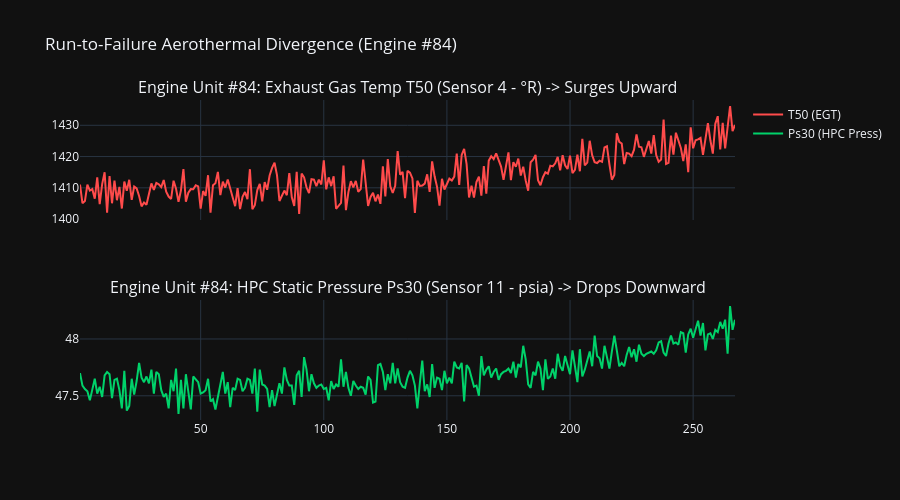

The cell this chart's notebook holds for it:
### Markdown cell above
## 4. Run-to-Failure Telemetry Visualization

Let's inspect the physical degradation signature for held-out **Engine Unit #84** (which fails at Cycle 267):
- Notice **Exhaust Gas Temperature ($T_{50}$ / sensor_4)** steadily surging upward.
- Concurrently, **High-Pressure Compressor Static Pressure ($P_{s30}$ / sensor_11)** drops as blade clearances erode.

### Code cell
unit_id = 84
engine_data = df_raw[df_raw["unit_number"] == unit_id].sort_values("time_in_cycles")

fig = make_subplots(
    rows=2, cols=1,
    shared_xaxes=True,
    subplot_titles=[
        f"Engine Unit #{unit_id}: Exhaust Gas Temp T50 (Sensor 4 - °R) -> Surges Upward",
        f"Engine Unit #{unit_id}: HPC Static Pressure Ps30 (Sensor 11 - psia) -> Drops Downward"
    ]
)

fig.add_trace(
    go.Scatter(x=engine_data["time_in_cycles"], y=engine_data["sensor_4"], name="T50 (EGT)", line=dict(color="#FF4B4B", width=2)),
    row=1, col=1
)

fig.add_trace(
    go.Scatter(x=engine_data["time_in_cycles"], y=engine_data["sensor_11"], name="Ps30 (HPC Press)", line=dict(color="#00D26A", width=2)),
    row=2, col=1
)

fig.update_layout(template="plotly_dark", height=500, title_text=f"Run-to-Failure Aerothermal Divergence (Engine #{unit_id})")
fig.show()

### Figure 1 — Plotly figure (JSON) as saved in the notebook; plotly's stock layout.template omitted (floating-point values rounded to 4 significant figures; data arrays with more than 128 entries replaced by an {"elided": "..."} marker saying what was removed)
{"data": [{"line": {"color": "#FF4B4B", "width": 2}, "name": "T50 (EGT)", "type": "scatter", "x": {"elided": "267 int values"}, "xaxis": "x", "y": {"elided": "267 float values"}, "yaxis": "y"}, {"line": {"color": "#00D26A", "width": 2}, "name": "Ps30 (HPC Press)", "type": "scatter", "x": {"elided": "267 int values"}, "xaxis": "x2", "y": {"elided": "267 float values"}, "yaxis": "y2"}], "layout": {"annotations": [{"font": {"size": 16}, "showarrow": false, "text": "Engine Unit #84: Exhaust Gas Temp T50 (Sensor 4 - °R) -> Surges Upward", "x": 0.5, "xanchor": "center", "xref": "paper", "y": 1, "yanchor": "bottom", "yref": "paper"}, {"font": {"size": 16}, "showarrow": false, "text": "Engine Unit #84: HPC Static Pressure Ps30 (Sensor 11 - psia) -> Drops Downward", "x": 0.5, "xanchor": "center", "xref": "paper", "y": 0.375, "yanchor": "bottom", "yref": "paper"}], "height": 500, "title": {"text": "Run-to-Failure Aerothermal Divergence (Engine #84)"}, "xaxis": {"anchor": "y", "domain": [0, 1], "matches": "x2", "showticklabels": false}, "xaxis2": {"anchor": "y2", "domain": [0, 1]}, "yaxis": {"anchor": "x", "domain": [0.625, 1]}, "yaxis2": {"anchor": "x2", "domain": [0, 0.375]}}}
